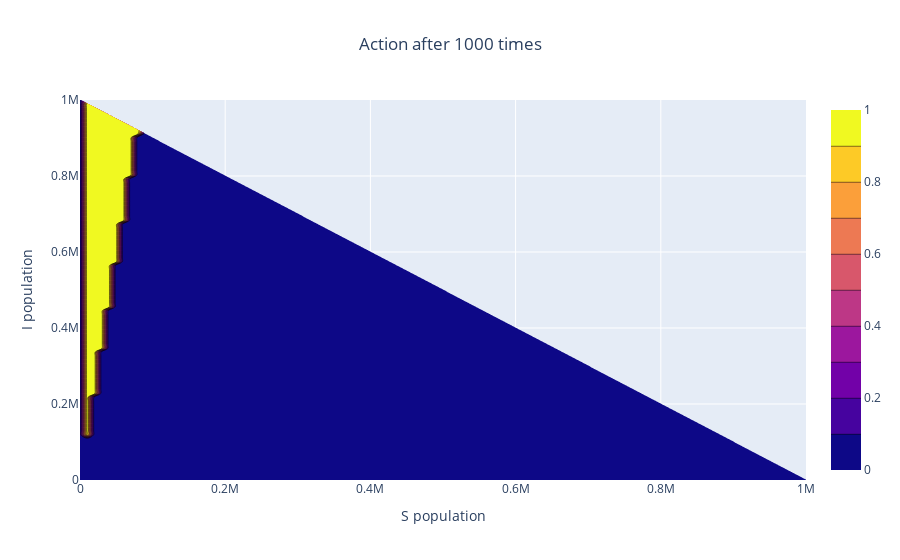

This figure's notebook cell:
### Code cell
fig = go.Figure(data =
    go.Contour(
        z=af,
        x=S,
        y=I
    ))

fig.update_layout(
    title ={
        'text': "Action after 1000 times",
        'x': 0.5,
        'xanchor': 'center',
        },
    xaxis_title = "S population",
    yaxis_title = "I population",
)

fig.show()
